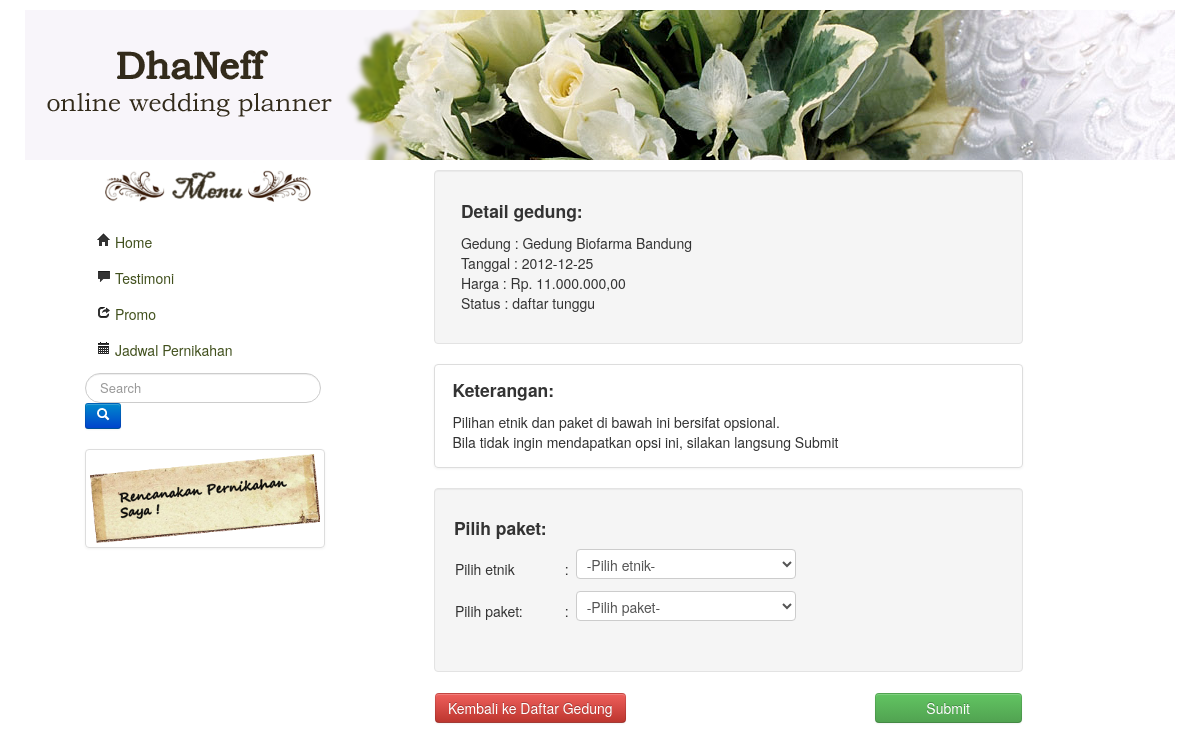
Page /view/view-pilihpaket.php?detail=2 on the committed database.
### tables this page shows
CREATE TABLE IF NOT EXISTS `gedung_detail` (
  `id_detail` int(11) NOT NULL AUTO_INCREMENT,
  `id_gedung` int(11) DEFAULT NULL,
  `tanggal` date DEFAULT NULL,
  `harga` decimal(10,0) DEFAULT NULL,
  `id_status` int(11) DEFAULT NULL,
  `flag` tinyint(1) DEFAULT NULL,
  PRIMARY KEY (`id_detail`)
);

CREATE TABLE IF NOT EXISTS `gedung` (
  `id_gedung` int(11) NOT NULL AUTO_INCREMENT,
  `nama_gedung` varchar(50) DEFAULT NULL,
  `alamat` text,
  `id_kota` int(11) NOT NULL,
  `waktu` varchar(40) DEFAULT NULL,
  `keterangan` varchar(40) DEFAULT NULL,
  `deskripsi_gedung` text,
  `gambar_gedung` varchar(50) DEFAULT NULL,
  `kapasitas` int(4) DEFAULT NULL,
  `flag` tinyint(1) NOT NULL DEFAULT '1',
  PRIMARY KEY (`id_gedung`)
);

CREATE TABLE IF NOT EXISTS `status` (
  `id_status` int(11) NOT NULL AUTO_INCREMENT,
  `status` varchar(40) NOT NULL,
  PRIMARY KEY (`id_status`)
);

### model/model-pesan.php (called while the page is built, shortened)
<?php
class Pesan {
	public $mysqli;
	public $data;
	public function __construct($host,$username,$password,$db_name){
		$this->mysqli = new mysqli($host, $username, $password, $db_name);
	}
	public function detailpesan($id_detail){
		$query="SELECT g.nama_gedung, d.tanggal, d.harga, s.status
				FROM gedung_detail d
				JOIN gedung g ON g.id_gedung=d.id_gedung
				JOIN status s ON s.id_status=d.id_status
				WHERE d.id_detail='$id_detail'";
		$result= $this->mysqli->query($query) or die(mysqli_connect_errno()."salah");
		if($result){
			while($rows=$result->fetch_assoc()){
				$this->data[]=$rows;
			}
			return $this->data;
		}
	}
	public function etnik(){
		$query="SELECT * FROM etnik";
		$result= $this->mysqli->query($query) or die(mysqli_connect_errno()."salah");
		if($result){
			while($rows=$result->fetch_assoc()){
				$this->data[]=$rows;
			}
			return $this->data;
		}
	}
	public function paket(){
		$query="SELECT * FROM paket";
		$result= $this->mysqli->query($query) or die(mysqli_connect_errno()."salah");
		if($result){
			while($rows=$result->fetch_assoc()){
				$this->data[]=$rows;
			}
			return $this->data;
		}
	}
}

### view/view-pilihpaket.php (the view, shortened to what this page needs)
<?php
include_once ('header.php');
echo "<div class='span7 offset1'>";
$obj=new Pesan("localhost","root","","wedding");
	if(isset($_REQUEST['detail'])){
		$detail=$obj->detailpesan($_REQUEST['detail']);
		foreach($detail as $val){
			extract($val);
	?>
<html>
	<body>
			<div class="well">
				<table width="100%"><tr>
				<td width="1%"></td>
				<td width="90%"><h4>Detail gedung: </h4></td>
				</tr>
				<tr>
				<td></td>
				<td><p>
					Gedung	: <?php echo $nama_gedung; ?></br>
					Tanggal	: <?php echo $tanggal; ?></br>
					Harga	: <?php echo "Rp. ".number_format($harga,2,',','.'); ?></br>
					Status	: <?php echo $status; ?></br>
				</p>
				</tr>
				</table>
			</div>
			<div class="thumbnail">
				<table width="100%"><tr>
				<td width="2%"></td>
				<td width="90%"><h4>Keterangan:</h4></td>
				</tr>
				<tr>
				<td></td>
				<td><p>
				Pilihan etnik dan paket di bawah ini bersifat opsional. <br>
				Bila tidak ingin mendapatkan opsi ini, silakan langsung Submit
				</p>
				</tr>
				</table>
			</div><br>
			<div class="well">
			 <h4>Pilih paket: </h4>
				<form method="post" action="view-subtotal.php">
					<?php }
					?>
					<table width="100%" border="0"><tr>
						<td width="20%">Pilih etnik </td>
						<td width="2%">:
						<td width="79%">
						<select name='id_etnik'>
							<option name= 'id_etnik' value="0">-Pilih etnik-</option>
						</select>
						</td>
					  </tr>
					  <tr>
						<td>Pilih paket: </td>
						<td>:
						<td>
							<select name='id_paket'>
								<option name= 'id_paket' value="0">-Pilih paket-</option>
							</select>
						</td>
					  </tr>
					</table>
			</div>
<table width="100%" border="0"><tr>
<td width="50%"><a class="btn btn-danger" href="view-pilihgedung.php">Kembali ke Daftar Gedung</a></td>
<td width="50%" class="pull-right"><button type="submit" class="btn btn-success btn-block" name= "submit_paket" id="submit">Submit</button></td>
</tr></table></form>
</div>
		</body>
	</html>
<?php }
 ?>

### rows in the picture
gedung_detail: id_gedung.nama_gedung "Gedung Biofarma Bandung", tanggal "2012-12-25", harga "11.000.000,00", id_status.status "daftar tunggu"
